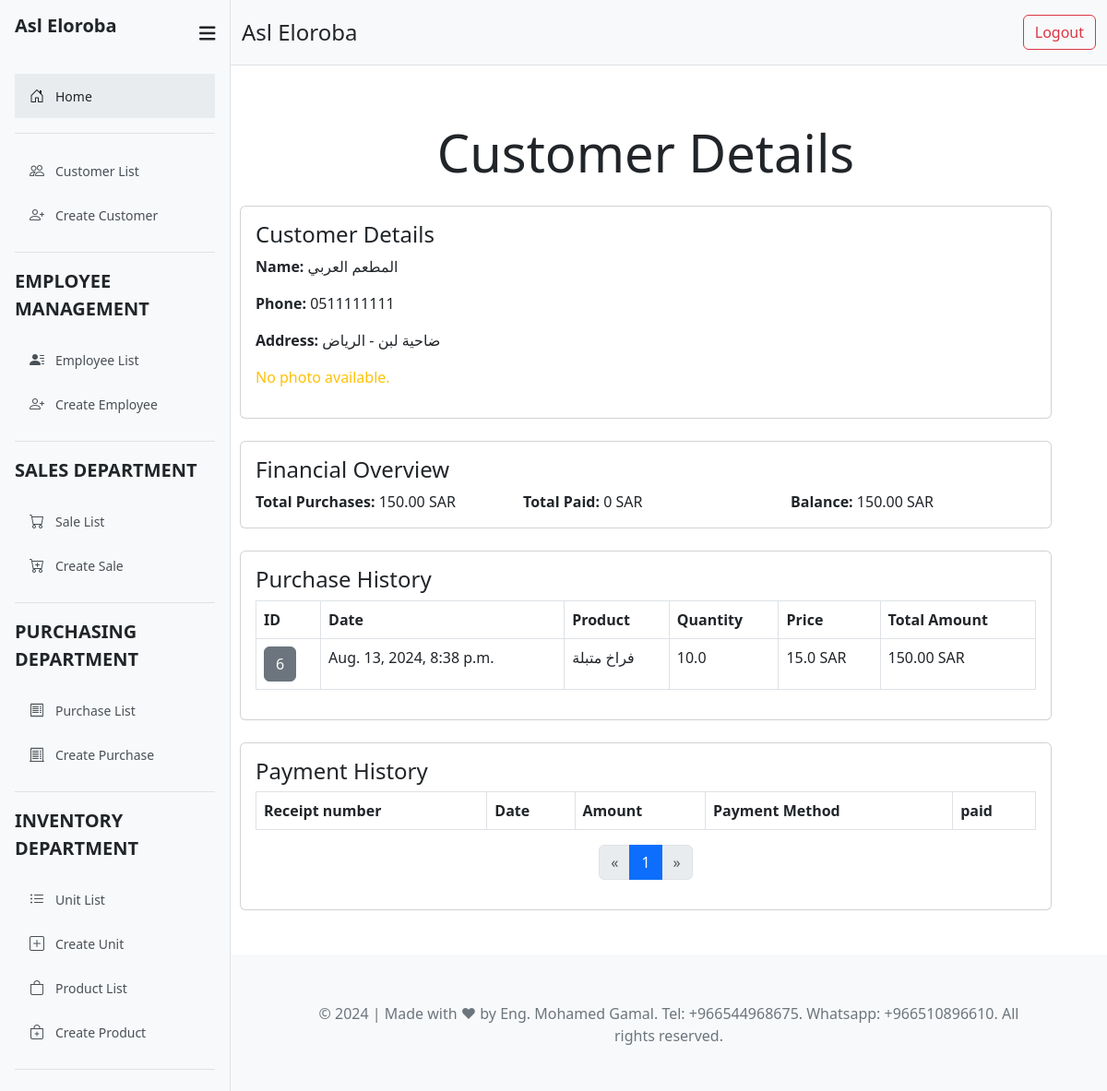
The page /customer/2/ (signed in) on the database its author committed.
### sales/models.py (models this page shows, shortened)
class Customer(models.Model):
    name        = models.CharField(max_length=100)
    address     = models.TextField()
    phone       = models.CharField(max_length=15)
    photo       = models.ImageField(upload_to="customer/", blank=True, null=True)
    date        = models.DateField(auto_now_add=True)
    total_customers = models.PositiveIntegerField(default=0, editable=False)
    class Meta:
        verbose_name = '02 customer'
        verbose_name_plural = '02 customers'

class Sale(models.Model):
    product = models.ForeignKey(Product, on_delete=models.CASCADE)
    customer = models.ForeignKey(Customer, on_delete=models.CASCADE)
    qty = models.FloatField()
    price = models.FloatField()
    total_amt = models.DecimalField(max_digits=10, decimal_places=2, editable=False)
    sale_date = models.DateTimeField(auto_now_add=True)
    expire_date = models.DateField()
    class Meta:
        verbose_name = '06 sale'
        verbose_name_plural = '06 sales'

class Product(models.Model):
    title = models.CharField(max_length=50)
    detail = models.TextField()
    unit = models.ForeignKey(Unit, on_delete=models.CASCADE)
    photo = models.ImageField(upload_to="product/", blank=True, null=True)
    total_products = models.PositiveIntegerField(default=0, editable=False)    # Track current stock
    class Meta:
        verbose_name = '05 Product'
        verbose_name_plural = '05 Products'

### sales/views.py (the view)
# urls.py: path('customer/<pk>/', views.customer_details, name='customer_details'),
@login_required
def customer_details(request, pk):
    customer = get_object_or_404(Customer, pk=pk)
    payments = Payment.objects.filter(customer=customer)
    sales = Sale.objects.filter(customer=customer)
    total_purchases = sum(sale.total_amt for sale in sales)
    total_paid = sum(payment.amount for payment in payments)
    balance = total_purchases - Decimal(total_paid)
    paginator = Paginator(payments, 10)  # Show 10 purchases per page
    page_number = request.GET.get('page')
    page_obj = paginator.get_page(page_number)
    return render(request, 'sales/customer_details.html', {
        'customer': customer,
        'total_purchases': total_purchases,
        'total_paid': total_paid,
        'balance': balance,
        'payments': payments,
        'sales': sales,
        'page_obj': page_obj,
    })

### templates/sales/customer_details.html (shortened to what this page needs)
{% extends 'parts/base.html' %}
{% block content %}
<div class="container mt-5">
  <div class="row">
    <div class="col-md-12">
      <h2 class="display-4 text-center mb-4">Customer Details</h2>
      <div class="card mb-4">
        <div class="card-body">
          <h4 class="card-title">Customer Details</h4>
          <p class="card-text"><strong>Name:</strong> {{ customer.name }}</p>
          <p class="card-text"><strong>Phone:</strong> {{ customer.phone }}</p>
          <p class="card-text"><strong>Address:</strong> {{ customer.address }}</p>
          {% if customer.photo %}
            <div class="text-center my-3">
              <img src="{{ customer.photo.url }}" alt="Customer Photo" class="img-fluid rounded" style="max-width: 200px;">
            </div>
          {% else %}
            <p class="text-warning">No photo available.</p>
          {% endif %}
        </div>
      </div>
      <div class="card mb-4">
        <div class="card-body">
          <h4 class="card-title">Financial Overview</h4>
          <div class="row">
            <div class="col-md-4">
              <p class="card-text"><strong>Total Purchases:</strong> {{ total_purchases }} SAR</p>
            </div>
            <div class="col-md-4">
              <p class="card-text"><strong>Total Paid:</strong> {{ total_paid }} SAR</p>
            </div>
            <div class="col-md-4">
              <p class="card-text"><strong>Balance:</strong> {{ balance }} SAR</p>
            </div>
          </div>
        </div>
      </div>
      <div class="card mb-4">
        <div class="card-body">
          <h4 class="card-title">Purchase History</h4>
          <div class="table-responsive">
            <table class="table table-bordered table-hover">
              <thead class="thead-dark">
                <tr>
                  <th>ID</th>
                  <th>Date</th>
                  <th>Product</th>
                  <th>Quantity</th>
                  <th>Price</th>
                  <th>Total Amount</th>
                </tr>
              </thead>
              <tbody>
                {% for sale in sales %}
                <tr>
                  <td><a href="{% url 'invoice_details' sale.id %}" class="btn btn-secondary">{{ sale.id }}</a></td>
                  <td>{{ sale.sale_date }}</td>
                  <td>{{ sale.product.title }}</td>
                  <td>{{ sale.qty }}</td>
                  <td>{{ sale.price }} SAR</td>
                  <td>{{ sale.total_amt }} SAR</td>
                </tr>
                {% endfor %}
              </tbody>
            </table>
          </div>
        </div>
      </div>
      <div class="card mb-4">
        <div class="card-body">
          <h4 class="card-title">Payment History</h4>
          <div class="table-responsive">
            <table class="table table-bordered table-hover">
              <thead class="thead-dark">
                <tr>
                  <th>Receipt number</th>
                  <th>Date</th>
                  <th>Amount</th>
                  <th>Payment Method</th>
                  <th>paid</th>
                </tr>
              </thead>
            </table>
          </div>
    <div class="d-flex justify-content-center">
      <nav aria-label="Page navigation">
          <ul class="pagination">
              {% if page_obj.has_previous %}
                  <li class="page-item"><a class="page-link" href="?page={{ page_obj.previous_page_number }}">&laquo;</a></li>
              {% else %}
                  <li class="page-item disabled"><span class="page-link">&laquo;</span></li>
              {% endif %}
              {% for num in page_obj.paginator.page_range %}
                  {% if page_obj.number == num %}
                      <li class="page-item active"><span class="page-link">{{ num }}</span></li>
                  {% elif num > page_obj.number|add:'-3' and num < page_obj.number|add:'3' %}
                      <li class="page-item"><a class="page-link" href="?page={{ num }}">{{ num }}</a></li>
                  {% endif %}
              {% endfor %}
              {% if page_obj.has_next %}
                  <li class="page-item"><a class="page-link" href="?page={{ page_obj.next_page_number }}">&raquo;</a></li>
              {% else %}
                  <li class="page-item disabled"><span class="page-link">&raquo;</span></li>
              {% endif %}
          </ul>
      </nav>
  </div>
        </div>
      </div>
    </div>
  </div>
</div>
{% endblock %}

### rows shown on the page
Customer: name "المطعم العربي", phone "0511111111", address "ضاحية لبن - الرياض"
Sale: id "6", sale_date "Aug. 13, 2024, 8:38 p.m.", product "فراخ متبلة", qty "10.0", price "15.0", total_amt "150.00"

### other values the page prints
{{ total_purchases }} "150.00"
{{ total_paid }} "0"
{{ balance }} "150.00"
{{ num }} "1"
